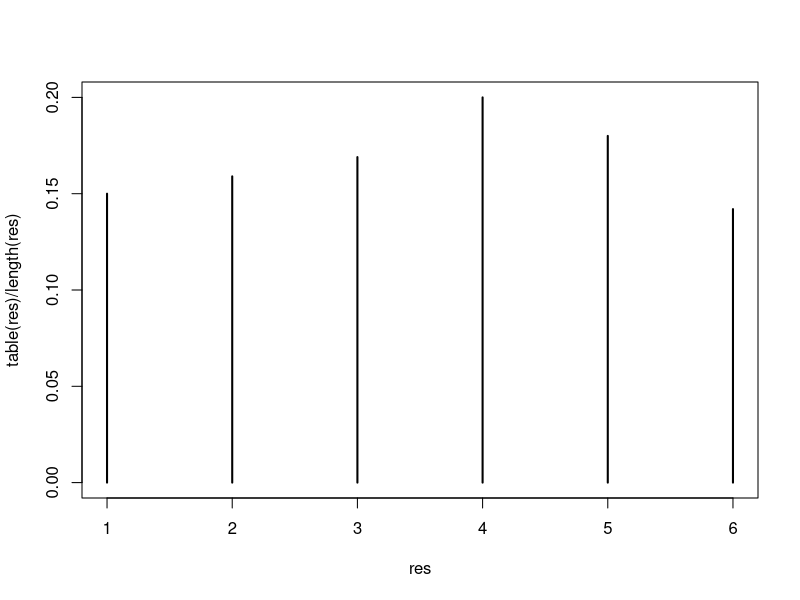
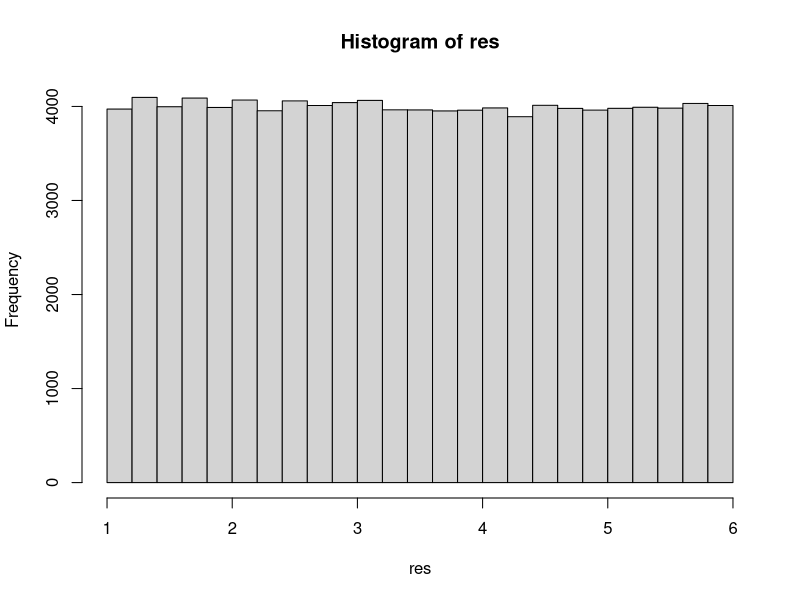
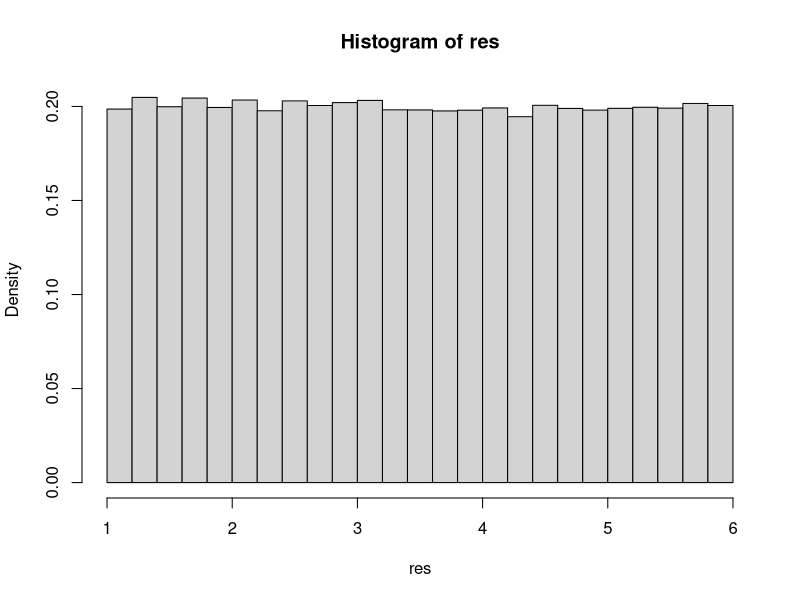

The R source for these figures, in order:
res = sample(1:6, 1000, replace=TRUE)
plot(table(res)/length(res), type='h')

res = runif(100000, 1,6)
hist(res,30)
hist(res,30, freq = FALSE)



pexp(0:12, rate=5/3)
